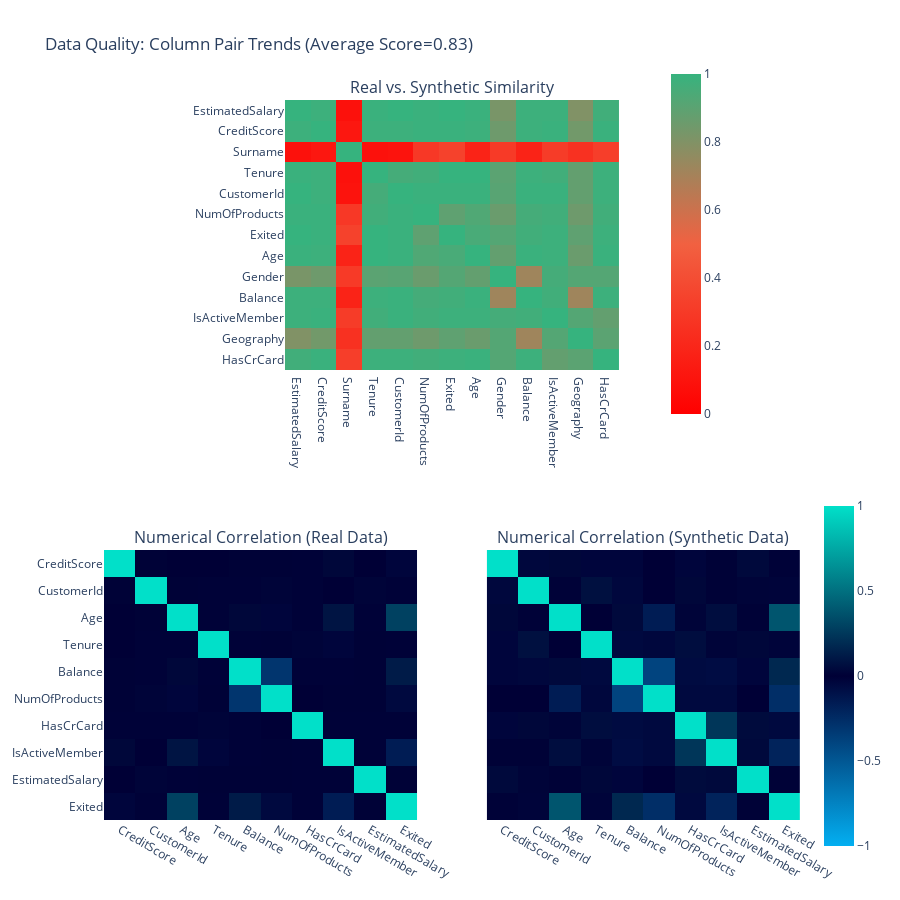

The code cell stored with this chart in its notebook:
### Code cell
report.get_visualization(property_name='Column Pair Trends')

### Figure 1 — Plotly figure (JSON) as saved in the notebook; plotly's stock layout.template omitted (floating-point values rounded to 4 significant figures; data arrays with more than 128 entries replaced by an {"elided": "..."} marker saying what was removed)
{"data": [{"coloraxis": "coloraxis", "hovertemplate": "<b>Column Pair</b><br>(%{x},%{y})<br><br>Similarity: %{z}<extra></extra>", "type": "heatmap", "x": ["EstimatedSalary", "CreditScore", "Surname", "Tenure", "CustomerId", "NumOfProducts", "Exited", "Age", "Gender", "Balance", "IsActiveMember", "Geography", "HasCrCard"], "xaxis": "x", "y": ["EstimatedSalary", "CreditScore", "Surname", "Tenure", "CustomerId", "NumOfProducts", "Exited", "Age", "Gender", "Balance", "IsActiveMember", "Geography", "HasCrCard"], "yaxis": "y", "z": {"elided": "13x13 float values"}}, {"coloraxis": "coloraxis2", "customdata": [[1, -0.04, 0.03, -0.03, -0.03, 0, -0.03, 0.01, 0.04, -0.01], [-0.04, 1, -0.01, 0.07, -0.04, 0, 0.03, 0.01, 0.02, -0.02], [0.03, -0.01, 1, 0, 0.04, -0.16, 0.02, 0.06, 0.01, 0.38], [-0.03, 0.07, 0, 1, -0.05, -0.04, 0.06, 0.02, 0.03, -0.02], [-0.03, -0.04, 0.04, -0.05, 1, -0.39, -0.06, -0.07, -0.03, 0.18], [0, 0, -0.16, -0.04, -0.39, 1, -0.05, -0.05, 0, -0.26], [-0.03, 0.03, 0.02, 0.06, -0.06, -0.05, 1, 0.24, 0.05, -0.05], [0.01, 0.01, 0.06, 0.02, -0.07, -0.05, 0.24, 1, 0.04, -0.2], [0.04, 0.02, 0.01, 0.03, -0.03, 0, 0.05, 0.04, 1, 0.01], [-0.01, -0.02, 0.38, -0.02, 0.18, -0.26, -0.05, -0.2, 0.01, 1]], "hovertemplate": "<b>Correlation</b><br>(%{x},%{y})<br><br>Real: %{z}<br>(vs. Synthetic: %{customdata})<extra></extra>", "type": "heatmap", "x": ["CreditScore", "CustomerId", "Age", "Tenure", "Balance", "NumOfProducts", "HasCrCard", "IsActiveMember", "EstimatedSalary", "Exited"], "xaxis": "x2", "y": ["CreditScore", "CustomerId", "Age", "Tenure", "Balance", "NumOfProducts", "HasCrCard", "IsActiveMember", "EstimatedSalary", "Exited"], "yaxis": "y2", "z": [[1, 0.01, 0, 0, 0.01, 0.01, -0.01, 0.03, 0, -0.03], [0.01, 1, 0.01, -0.01, -0.01, 0.02, -0.01, 0, 0.02, -0.01], [0, 0.01, 1, -0.01, 0.03, -0.03, -0.01, 0.09, -0.01, 0.29], [0, -0.01, -0.01, 1, -0.01, 0.01, 0.02, -0.03, 0.01, -0.01], [0.01, -0.01, 0.03, -0.01, 1, -0.3, -0.01, -0.01, 0.01, 0.12], [0.01, 0.02, -0.03, 0.01, -0.3, 1, 0, 0.01, 0.01, -0.05], [-0.01, -0.01, -0.01, 0.02, -0.01, 0, 1, -0.01, -0.01, -0.01], [0.03, 0, 0.09, -0.03, -0.01, 0.01, -0.01, 1, -0.01, -0.16], [0, 0.02, -0.01, 0.01, 0.01, 0.01, -0.01, -0.01, 1, 0.01], [-0.03, -0.01, 0.29, -0.01, 0.12, -0.05, -0.01, -0.16, 0.01, 1]]}, {"coloraxis": "coloraxis2", "customdata": [[1, 0.01, 0, 0, 0.01, 0.01, -0.01, 0.03, 0, -0.03], [0.01, 1, 0.01, -0.01, -0.01, 0.02, -0.01, 0, 0.02, -0.01], [0, 0.01, 1, -0.01, 0.03, -0.03, -0.01, 0.09, -0.01, 0.29], [0, -0.01, -0.01, 1, -0.01, 0.01, 0.02, -0.03, 0.01, -0.01], [0.01, -0.01, 0.03, -0.01, 1, -0.3, -0.01, -0.01, 0.01, 0.12], [0.01, 0.02, -0.03, 0.01, -0.3, 1, 0, 0.01, 0.01, -0.05], [-0.01, -0.01, -0.01, 0.02, -0.01, 0, 1, -0.01, -0.01, -0.01], [0.03, 0, 0.09, -0.03, -0.01, 0.01, -0.01, 1, -0.01, -0.16], [0, 0.02, -0.01, 0.01, 0.01, 0.01, -0.01, -0.01, 1, 0.01], [-0.03, -0.01, 0.29, -0.01, 0.12, -0.05, -0.01, -0.16, 0.01, 1]], "hovertemplate": "<b>Correlation</b><br>(%{x},%{y})<br><br>Synthetic: %{z}<br>(vs. Real: %{customdata})<extra></extra>", "type": "heatmap", "x": ["CreditScore", "CustomerId", "Age", "Tenure", "Balance", "NumOfProducts", "HasCrCard", "IsActiveMember", "EstimatedSalary", "Exited"], "xaxis": "x3", "y": ["CreditScore", "CustomerId", "Age", "Tenure", "Balance", "NumOfProducts", "HasCrCard", "IsActiveMember", "EstimatedSalary", "Exited"], "yaxis": "y3", "z": [[1, -0.04, 0.03, -0.03, -0.03, 0, -0.03, 0.01, 0.04, -0.01], [-0.04, 1, -0.01, 0.07, -0.04, 0, 0.03, 0.01, 0.02, -0.02], [0.03, -0.01, 1, 0, 0.04, -0.16, 0.02, 0.06, 0.01, 0.38], [-0.03, 0.07, 0, 1, -0.05, -0.04, 0.06, 0.02, 0.03, -0.02], [-0.03, -0.04, 0.04, -0.05, 1, -0.39, -0.06, -0.07, -0.03, 0.18], [0, 0, -0.16, -0.04, -0.39, 1, -0.05, -0.05, 0, -0.26], [-0.03, 0.03, 0.02, 0.06, -0.06, -0.05, 1, 0.24, 0.05, -0.05], [0.01, 0.01, 0.06, 0.02, -0.07, -0.05, 0.24, 1, 0.04, -0.2], [0.04, 0.02, 0.01, 0.03, -0.03, 0, 0.05, 0.04, 1, 0.01], [-0.01, -0.02, 0.38, -0.02, 0.18, -0.26, -0.05, -0.2, 0.01, 1]]}], "layout": {"annotations": [{"font": {"size": 16}, "showarrow": false, "text": "Real vs. Synthetic Similarity", "x": 0.5, "xanchor": "center", "xref": "paper", "y": 1, "yanchor": "bottom", "yref": "paper"}, {"font": {"size": 16}, "showarrow": false, "text": "Numerical Correlation (Real Data)", "x": 0.225, "xanchor": "center", "xref": "paper", "y": 0.375, "yanchor": "bottom", "yref": "paper"}, {"font": {"size": 16}, "showarrow": false, "text": "Numerical Correlation (Synthetic Data)", "x": 0.775, "xanchor": "center", "xref": "paper", "y": 0.375, "yanchor": "bottom", "yref": "paper"}], "coloraxis": {"cmax": 1, "cmin": 0, "colorbar": {"len": 0.5, "x": 0.8, "y": 0.8}, "colorscale": [[0, "#FF0000"], [0.5, "#F16141"], [1, "#36B37E"]]}, "coloraxis2": {"cmax": 1, "cmin": -1, "colorbar": {"len": 0.5, "y": 0.2}, "colorscale": [[0, "#03AFF1"], [0.5, "#000036"], [1, "#01E0C9"]]}, "height": 900, "title": {"text": "Data Quality: Column Pair Trends (Average Score=0.83)"}, "width": 900, "xaxis": {"anchor": "y", "domain": [0.26, 0.74]}, "xaxis2": {"anchor": "y2", "domain": [0, 0.45]}, "xaxis3": {"anchor": "y3", "domain": [0.55, 1], "matches": "x2"}, "yaxis": {"anchor": "x", "autorange": "reversed", "domain": [0.625, 1]}, "yaxis2": {"anchor": "x2", "autorange": "reversed", "domain": [0, 0.375]}, "yaxis3": {"anchor": "x3", "autorange": "reversed", "domain": [0, 0.375], "matches": "y2", "visible": false}}}
